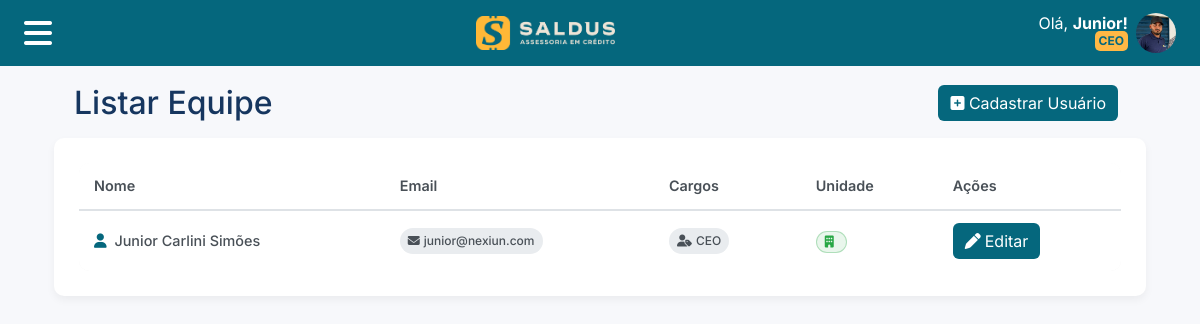
Before: /users/list-users/ (signed in) with the older database file.
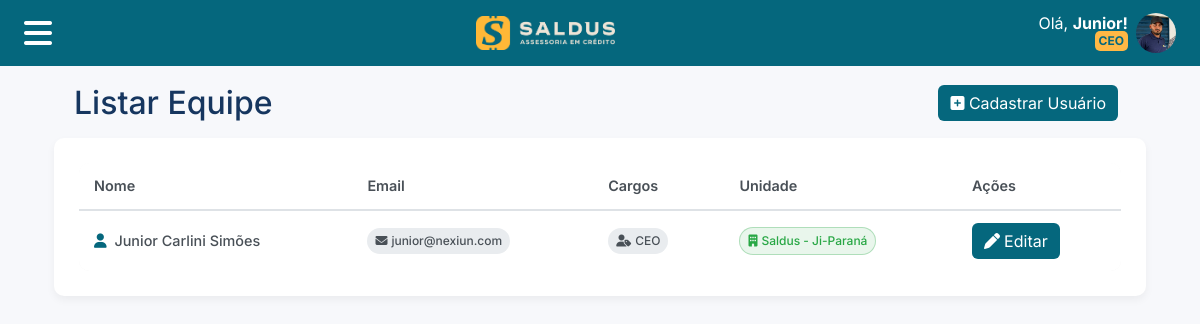
After: the same page with the newer database file.
### users/models.py (models this page shows, shortened)
class User(AbstractBaseUser, PermissionsMixin):
    THEME_CHOICES = [
        ('light', 'Tema Claro'),
        ('dark', 'Tema Escuro'),
        ('auto', 'Automático (Sistema)'),
    ]
    name = models.CharField(max_length=255)
    email = models.EmailField(unique=True, null=True)
    cpf = models.CharField(max_length=14, unique=True, null=True)
    phone = models.CharField(max_length=20, null=True)
    theme_preference = models.CharField(
        max_length=10,
        choices=THEME_CHOICES,
        default='light',
        verbose_name='Preferência de Tema',
        help_text='Escolha o tema de aparência do sistema'
    )
    roles = models.ManyToManyField(
        Role,
        blank=True,
        related_name="users",
        verbose_name="Cargos",
        help_text="Cargos atribuídos ao usuário"
    )
    custom_permissions = models.ManyToManyField(
        Permission,
        blank=True,
        related_name="users_with_custom_permission",
        verbose_name="Permissões Customizadas",
        help_text="Permissões específicas além das do cargo"
    )
    date_of_birth = models.DateField(null=True, blank=True, verbose_name="Data de Nascimento")
    profile_image = models.ImageField(upload_to=user_directory_path, blank=True, null=True)
    enterprise = models.ForeignKey(Enterprise, on_delete=models.SET_NULL, null=True, blank=True)
    unit = models.ForeignKey(Unit, on_delete=models.SET_NULL, null=True, blank=True)
    is_active = models.BooleanField(default=True)
    is_staff = models.BooleanField(default=False)
    objects = CustomUserManager()
    USERNAME_FIELD = 'email'
    REQUIRED_FIELDS = ['name']
    def has_perm(self, perm, obj=None):
        if super().has_perm(perm, obj):
            return True
        if not self.is_active:
            return False
        for role in self.roles.filter(is_active=True):
            for permission in role.permissions.all():
                if f"{permission.content_type.app_label}.{permission.codename}" == perm:
                    return True
        for permission in self.custom_permissions.all():
            if f"{permission.content_type.app_label}.{permission.codename}" == perm:
                return True
        return False

class Role(models.Model):
    name = models.CharField(max_length=100, unique=True, verbose_name="Nome")
    code = models.CharField(max_length=50, unique=True, verbose_name="Código")
    description = models.TextField(blank=True, verbose_name="Descrição")
    is_active = models.BooleanField(default=True, verbose_name="Ativo")
    permissions = models.ManyToManyField(
        Permission,
        blank=True,
        verbose_name="Permissões",
        help_text="Permissões padrão deste cargo"
    )
    created_at = models.DateTimeField(auto_now_add=True)
    updated_at = models.DateTimeField(auto_now=True)
    class Meta:
        verbose_name = "Cargo"
        verbose_name_plural = "Cargos"
        ordering = ['name']

### enterprises/models.py (models this page shows, shortened)
class Enterprise(models.Model):
    name = models.CharField(max_length=255)
    cnpj_or_cpf = models.CharField(max_length=18)
    subdomain = models.CharField(
        max_length=63,
        unique=True,
        validators=[validate_subdomain],
        help_text='Subdomínio único para acesso (ex: saldus.nexiun.com.br)',
        verbose_name='Subdomínio'
    )
    logo_light = models.ImageField(
        upload_to=enterprise_directory_path,
        blank=True,
        default='icons/logo.svg',
        null=True,
        verbose_name='Logo Claro',
        help_text='Logo para usar em fundos claros'
    )
    logo_dark = models.ImageField(
        upload_to=enterprise_directory_path,
        blank=True,
        default='icons/logo_white.svg',
        null=True,
        verbose_name='Logo Escuro',
        help_text='Logo para usar em fundos escuros'
    )
    favicon = models.ImageField(
        upload_to=enterprise_directory_path,
        blank=True,
        default='icons/favicon.svg',
        null=True,
        verbose_name='Favicon',
        help_text='Ícone que aparece na aba do navegador (formato .ico, .png ou .svg)'
    )
    primary_color = models.CharField(max_length=7, default='#05677D')
    secondary_color = models.CharField(max_length=7, default='#FFB845')
    text_icons_color = models.CharField(max_length=7, default='#FFFFFF')
    def get_full_domain(self):
        return f"{self.subdomain}.nexiun.com.br"
    def get_absolute_url(self):
        from django.conf import settings
        if settings.DEBUG:
            return f"http://{self.subdomain}.nexiun.local:8000"
        else:
            return f"https://{self.get_full_domain()}"
    def get_logo_url(self, theme='light'):
        from django.templatetags.static import static
        logo_field = self.logo_light if theme == 'light' else self.logo_dark
        default_logo = 'icons/logo.svg' if theme == 'light' else 'icons/logo_white.svg'
        if not logo_field:
            return static(default_logo)
        if str(logo_field) in ['icons/logo.svg', 'icons/logo_white.svg', 'icons/favicon.svg']:
            return static(str(logo_field))
        else:
            return logo_field.url
    def get_logo_dark_url(self):
        return self.get_logo_url('dark')
    def get_favicon_url(self):
        from django.templatetags.static import static
        if not self.favicon:
            return static('icons/favicon.svg')
        if str(self.favicon) in ['icons/logo_white.svg', 'icons/favicon.svg']:
            return static(str(self.favicon))
        else:
            return self.favicon.url

### units/models.py (models this page shows, shortened)
class Unit(models.Model):
    name = models.CharField(max_length=255)
    location = models.CharField(max_length=255)
    enterprise = models.ForeignKey(Enterprise, on_delete=models.CASCADE, related_name="units")
    is_active = models.BooleanField(default=True, verbose_name="Ativo")
    royalties_percentage = models.DecimalField(
        max_digits=5, decimal_places=2, default=0,
        verbose_name="Porcentagem de Royalties (%)"
    )
    marketing_percentage = models.DecimalField(
        max_digits=5, decimal_places=2, default=0,
        verbose_name="Porcentagem de Marketing (%)"
    )
    designers_percentage = models.DecimalField(
        max_digits=5, decimal_places=2, default=0,
        verbose_name="Porcentagem de Projetistas (%)"
    )
    collectors_percentage = models.DecimalField(
        max_digits=5, decimal_places=2, default=0,
        verbose_name="Porcentagem de Captadores (%)"
    )
    created_at = models.DateTimeField(auto_now_add=True)
    updated_at = models.DateTimeField(auto_now=True)
    class Meta:
        verbose_name = "Unidade"
        verbose_name_plural = "Unidades"
        ordering = ['name']

### users/views.py (the view)
# urls.py: path('list-users/', views.list_users_view, name='list_users'),
@permission_required('users.view_users', 'Você não tem permissão para visualizar usuários.')
def list_users_view(request):
    users = User.objects.filter(is_superuser=False)
    if not request.user.is_superuser and request.user.enterprise:
        users = users.filter(enterprise=request.user.enterprise)
    if request.user.has_perm('users.view_unit_users') and not request.user.has_perm('users.view_all_users'):
        if request.user.unit:
            users = users.filter(unit=request.user.unit)
    paginator = Paginator(users, 20)
    users_page = paginator.get_page(request.GET.get("page"))
    return render(request, "users/list_users.html", {"users": users_page})

### users/templates/users/list_users.html (shortened to what this page needs)
{% extends "base/base.html" %}
{% load static %}
{% block content %}
<div class="container">
    <div class="row align-items-center ms-2 me-3 mb-3 mt-3 justify-content-between">
        <div class="col-auto">
            <h2 class="text-color-primary m-0">Listar Equipe</h2>
        </div>
        <div class="col-12 col-md-auto mt-3 mt-md-0">
            <a href="{% url 'create_user' %}" class="btn button-style btn-primary w-100 w-md-auto" style="background-color: {{ enterprise.primary_color }}; border: none;"><i class="fa-solid fa-square-plus"></i> Cadastrar Usuário</a>
        </div>
    </div>
    <div class="container-style">
        <div class="table-container">
            <table class="table-modern">
                <thead>
                    <tr>
                        <th class="col-description">Nome</th>
                        <th class="col-category">Email</th>
                        <th class="col-type">Cargos</th>
                        <th class="col-date">Unidade</th>
                        <th class="col-amount">Ações</th>
                    </tr>
                </thead>
                <tbody>
                    {% for user in users %}
                    <tr>
                        <td>
                            <div class="transaction-text">
                                <i class="fas fa-user me-1" style="color: {{ enterprise.primary_color }};"></i>
                                {{ user.name }}
                            </div>
                        </td>
                        <td>
                            <span class="badge-category">
                                <i class="fas fa-envelope me-1"></i>
                                {{ user.email|truncatechars:25 }}
                            </span>
                        </td>
                        <td>
                            {% for role in user.roles.all %}
                                <span class="badge-date me-1">
                                    <i class="fas fa-user-tag me-1"></i>
                                    {{ role.name }}
                                </span>
                            {% empty %}
                                <span class="badge-saida">
                                    <i class="fas fa-minus-circle me-1"></i>
                                    Sem cargos
                                </span>
                            {% endfor %}
                        </td>
                        <td>
                            <span class="badge-entrada">
                                <i class="fas fa-building me-1"></i>
                                {{ user.unit.name }}
                            </span>
                        </td>
                        <td>
                            <a href="{% url 'edit_user' user.id %}" class="btn button-style btn-primary" style="background-color: {{ enterprise.primary_color }}; border: none;" title="Editar usuário">
                                <i class="fa-solid fa-pen me-1"></i>Editar
                            </a>
                        </td>
                    </tr>
                    {% endfor %}
                </tbody>
            </table>
        </div>
        </div>
    </div>
{% endblock %}

### templates/base/base.html (shortened to what this page needs)
{% load static %}
{% load permission_tags %}
<!DOCTYPE html>
<html lang="pt-br">
<head>
    <link href="https://cdn.jsdelivr.net/npm/bootstrap@5.3.3/dist/css/bootstrap.min.css" rel="stylesheet">
    <link rel="stylesheet" href="https://cdn.jsdelivr.net/npm/bootstrap-icons@1.11.3/font/bootstrap-icons.min.css">
    <link rel="stylesheet" href="https://cdnjs.cloudflare.com/ajax/libs/font-awesome/6.7.2/css/all.min.css">
</head>
<body>
    <nav class="navbar navbar-custom fixed-top">
        <div class="navbar-container">
            <div class="row w-100 g-0">
                <div class="col-auto d-flex align-items-center ">
                    <button type="button" data-bs-toggle="offcanvas" data-bs-target="#offcanvasNavbar" aria-controls="offcanvasNavbar" aria-label="Toggle navigation" class="btn m-0 menu-toggle-btn">
                        <i class="fa-solid fa-bars" style="font-size: 2rem; color: white; padding: 0;"></i>
                    </button>
                </div>
                <div class="col d-flex align-items-center justify-content-center">
                    <a class="navbar-brand m-0 d-flex align-items-center" href="/">
                        {% if enterprise %}
                            <img src="{{ enterprise.get_logo_dark_url }}" alt="Logo" class="d-block" style="height: 50px;">
                        {% else %}
                            <img src="{% static 'icons/logo_white.svg' %}" alt="Logo Padrão" class="d-block" style="height: 50px;">
                        {% endif %}
                    </a>
                </div>
                <div class="col-auto d-flex align-items-center me-2">
                    <div class="ms-2 text-end p-0 me-2" style="line-height: 1;">
                        <p class="text_icons_color m-0 p-0">Olá, <span class="fw-bold">{{ first_name }}!</span></p>
                        <span class="badge badge-style-group-user m-0 p-1">{{ user.roles.first.name|default:"Usuário" }}</span>
                    </div>
                    <img src="{% if user.profile_image %}{{ user.profile_image.url }}{% else %}{% static 'images/user_default_icon.svg' %}{% endif %}" alt="Usuário" class="rounded-circle" style="height: 40px; width: 40px;">
                </div>
            </div>
        </div>
    </nav>
    <main class="container espacing-title">
        {% block content %}{% endblock %}
    </main>
</body>
</html>

Changed rows visible on the page:
changed User "Junior Carlini Simões": unit.name (not shown) → "Saldus - Ji-Paraná"
